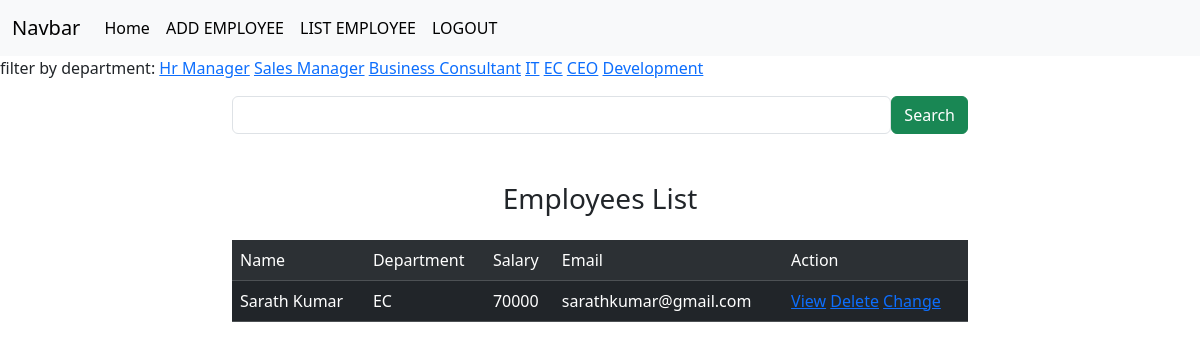
Screenshot of /employees/all?department=EC (signed in) with the database file from the repository.
### crm/models.py (models this page shows, shortened)
class Employees(models.Model):
    name=models.CharField(max_length=200)
    department=models.CharField(max_length=200)
    salary=models.PositiveIntegerField()
    email=models.EmailField(unique=True)
    age=models.PositiveIntegerField()
    contact=models.CharField(null=True,max_length=10)
    profile_pic=models.ImageField(upload_to="images",null=True,blank=True)
    dob=models.DateField(null=True,blank=True)

### crm/views.py (the view, shortened to what this page needs)
# urls.py: path("employees/all",views.EmployeeListView.as_view(),name="emp-all"),
@method_decorator(signin_required,name="dispatch")
class EmployeeListView(View):
    def get(self,request,*args,**kwargs):
        qs=Employees.objects.all()
        departments=Employees.objects.all().values_list("department",flat=True).distinct()
        print(departments)
        if "department" in request.GET:
            dept=request.GET.get("department")
            qs=qs.filter(department__iexact=dept)
        return render(request,"emp_list.html",{"data":qs,"departments":departments})

### crm/views.py (called while the page is built)
def signin_required(fn):
    def wrapper(request,*args,**kwargs):
        if not request.user.is_authenticated:
            messages.error(request,"invalid session")
            return redirect("signin")
        else:
            return fn(request,*args,**kwargs)
    return wrapper

### crm/templates/emp_list.html (shortened to what this page needs)
{%extends 'base.html'%}
{%block body_block%}
<div>
    filter by department:
    {%for dept in departments%}
<a href="{%url 'emp-all' %}?department={{dept}}">{{dept}}</a>
{%endfor%}
</div>
<div class="container mt-3">
    <div class="row">
        <div class="col-2"></div>
        <div class="col-8">
            <form action="" method="post">
                <div class="d-flex">
                   <input type="text" name="box" class="form-control">
                   <button type="submit" class="btn btn-success">Search</button>
                </div>
            </form>
        </div>
        <div class="col-2"></div>
    </div>
</div>
<div class="container mt-5">
    <h3 class="text-center">Employees List</h3>
    <div class="row">
        <div class="col-2"></div>
        <div class="col-8">
            <table class="table table-dark table-striped  caption-top">
              <caption></caption>
                <tr>
                    <td>Name</td>
                    <td>Department</td>
                    <td>Salary</td>
                    <td>Email</td>
                    <td>Action</td>
                </tr>
                {%for emp in data%}
                <tr>
                    <td>{{emp.name}}</td>
                    <td>{{emp.department}}</td>
                    <td>{{emp.salary}}</td>
                    <td>{{emp.email}}</td>
                    <td>
                        <a href="{%url 'emp-details' emp.id%}">View</a>
                        <a href="{%url 'emp-delete' emp.id%}">Delete</a>
                        <a href="{%url 'emp-edit' emp.id%}">Change</a>
                    </td>
                </tr>
                {%endfor%}
            </table>
        </div>
        <div class="col-2"></div>
    </div>
</div>
{%endblock%}

### rows the page displays
Employees: name "Sarath Kumar", department "EC", salary "70000", email "sarathkumar@gmail.com"

### other values shown
{{ dept }} "Hr Manager" "Sales Manager" "Business Consultant" "IT" "EC" "CEO" "Development"
